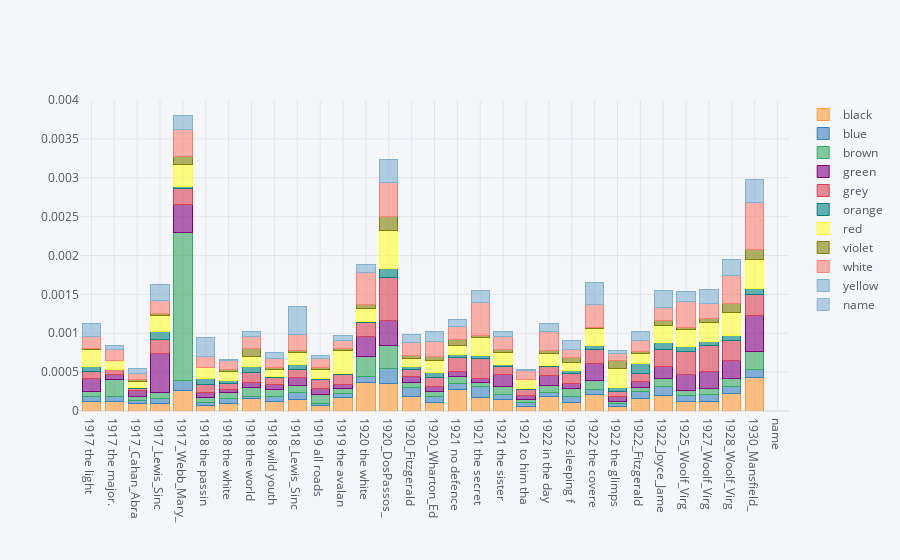

Write notebook code for a chart like this one.
### Code cell
df.T.iplot(kind='bar', barmode='stack')

### Figure 1 — Plotly figure (JSON) as saved in the notebook; plotly's stock layout.template omitted (floating-point values rounded to 4 significant figures)
{"data": [{"marker": {"color": "rgba(255, 153, 51, 0.6)", "line": {"color": "rgba(255, 153, 51, 1.0)", "width": 1}}, "name": "black", "orientation": "v", "text": "", "type": "bar", "x": ["1917 the light ", "1917 the major.", "1917_Cahan_Abra", "1917_Lewis_Sinc", "1917_Webb_Mary_", "1918 the passin", "1918 the white ", "1918 the world ", "1918 wild youth", "1918_Lewis_Sinc", "1919 all roads ", "1919 the avalan", "1920 the white ", "1920_DosPassos_", "1920_Fitzgerald", "1920_Wharton_Ed", "1921 no defence", "1921 the secret", "1921 the sister", "1921 to him tha", "1922 in the day", "1922 sleeping f", "1922 the covere", "1922 the glimps", "1922_Fitzgerald", "1922_Joyce_Jame", "1925_Woolf_Virg", "1927_Woolf_Virg", "1928_Woolf_Virg", "1930_Mansfield_", "name"], "y": [0.0001195, 0.0001209, 9.976e-05, 9.167e-05, 0.0002679, 6.891e-05, 0.0001014, 0.0001582, 0.000118, 0.0001536, 6.809e-05, 0.0001673, 0.0003664, 0.000354, 0.0001836, 0.0001115, 0.0002739, 0.0001782, 0.0001525, 5.99e-05, 0.0001805, 0.0001061, 0.0002105, 6.183e-05, 0.000163, 0.0002031, 0.0001209, 0.0001163, 0.0002221, 0.0004325, "black"]}, {"marker": {"color": "rgba(55, 128, 191, 0.6)", "line": {"color": "rgba(55, 128, 191, 1.0)", "width": 1}}, "name": "blue", "orientation": "v", "text": "", "type": "bar", "x": ["1917 the light ", "1917 the major.", "1917_Cahan_Abra", "1917_Lewis_Sinc", "1917_Webb_Mary_", "1918 the passin", "1918 the white ", "1918 the world ", "1918 wild youth", "1918_Lewis_Sinc", "1919 all roads ", "1919 the avalan", "1920 the white ", "1920_DosPassos_", "1920_Fitzgerald", "1920_Wharton_Ed", "1921 no defence", "1921 the secret", "1921 the sister", "1921 to him tha", "1922 in the day", "1922 sleeping f", "1922 the covere", "1922 the glimps", "1922_Fitzgerald", "1922_Joyce_Jame", "1925_Woolf_Virg", "1927_Woolf_Virg", "1928_Woolf_Virg", "1930_Mansfield_", "name"], "y": [6.081e-05, 6.798e-05, 3.647e-05, 7.501e-05, 0.0001285, 3.938e-05, 6.406e-05, 2.844e-05, 7.47e-05, 8.725e-05, 2.918e-05, 5.283e-05, 8.042e-05, 0.0001945, 0.0001232, 6.863e-05, 7.51e-05, 0.0001341, 5.401e-05, 4.659e-05, 5.342e-05, 7.87e-05, 6.736e-05, 3.625e-05, 8.977e-05, 0.0001104, 7.692e-05, 9.301e-05, 9.745e-05, 9.766e-05, "blue"]}, {"marker": {"color": "rgba(50, 171, 96, 0.6)", "line": {"color": "rgba(50, 171, 96, 1.0)", "width": 1}}, "name": "brown", "orientation": "v", "text": "", "type": "bar", "x": ["1917 the light ", "1917 the major.", "1917_Cahan_Abra", "1917_Lewis_Sinc", "1917_Webb_Mary_", "1918 the passin", "1918 the white ", "1918 the world ", "1918 wild youth", "1918_Lewis_Sinc", "1919 all roads ", "1919 the avalan", "1920 the white ", "1920_DosPassos_", "1920_Fitzgerald", "1920_Wharton_Ed", "1921 no defence", "1921 the secret", "1921 the sister", "1921 to him tha", "1922 in the day", "1922 sleeping f", "1922 the covere", "1922 the glimps", "1922_Fitzgerald", "1922_Joyce_Jame", "1925_Woolf_Virg", "1927_Woolf_Virg", "1928_Woolf_Virg", "1930_Mansfield_", "name"], "y": [6.5e-05, 0.0002115, 5.578e-05, 7.501e-05, 0.001901, 5.906e-05, 6.94e-05, 0.0001155, 8.257e-05, 8.535e-05, 0.0001206, 7.044e-05, 0.0002502, 0.000291, 6.521e-05, 7.035e-05, 9.056e-05, 5.939e-05, 0.0001112, 3.994e-05, 9.395e-05, 0.0001027, 0.0001095, 2.772e-05, 5.524e-05, 0.0001051, 6.868e-05, 7.751e-05, 9.292e-05, 0.0002302, "brown"]}, {"marker": {"color": "rgba(128, 0, 128, 0.6)", "line": {"color": "rgba(128, 0, 128, 1.0)", "width": 1}}, "name": "green", "orientation": "v", "text": "", "type": "bar", "x": ["1917 the light ", "1917 the major.", "1917_Cahan_Abra", "1917_Lewis_Sinc", "1917_Webb_Mary_", "1918 the passin", "1918 the white ", "1918 the world ", "1918 wild youth", "1918_Lewis_Sinc", "1919 all roads ", "1919 the avalan", "1920 the white ", "1920_DosPassos_", "1920_Fitzgerald", "1920_Wharton_Ed", "1921 no defence", "1921 the secret", "1921 the sister", "1921 to him tha", "1922 in the day", "1922 sleeping f", "1922 the covere", "1922 the glimps", "1922_Fitzgerald", "1922_Joyce_Jame", "1925_Woolf_Virg", "1927_Woolf_Virg", "1928_Woolf_Virg", "1930_Mansfield_", "name"], "y": [0.0001677, 6.496e-05, 6.758e-05, 0.0005, 0.0003615, 7.383e-05, 3.737e-05, 5.866e-05, 6.291e-05, 0.0001043, 6.809e-05, 4.403e-05, 0.0002591, 0.0003286, 7.245e-05, 6.863e-05, 6.405e-05, 4.407e-05, 0.0001477, 5.103e-05, 0.0001271, 6.844e-05, 0.0002252, 6.183e-05, 7.457e-05, 0.0001577, 0.0002006, 0.0002196, 0.0002312, 0.0004674, "green"]}, {"marker": {"color": "rgba(219, 64, 82, 0.6)", "line": {"color": "rgba(219, 64, 82, 1.0)", "width": 1}}, "name": "grey", "orientation": "v", "text": "", "type": "bar", "x": ["1917 the light ", "1917 the major.", "1917_Cahan_Abra", "1917_Lewis_Sinc", "1917_Webb_Mary_", "1918 the passin", "1918 the white ", "1918 the world ", "1918 wild youth", "1918_Lewis_Sinc", "1919 all roads ", "1919 the avalan", "1920 the white ", "1920_DosPassos_", "1920_Fitzgerald", "1920_Wharton_Ed", "1921 no defence", "1921 the secret", "1921 the sister", "1921 to him tha", "1922 in the day", "1922 sleeping f", "1922 the covere", "1922 the glimps", "1922_Fitzgerald", "1922_Joyce_Jame", "1925_Woolf_Virg", "1927_Woolf_Virg", "1928_Woolf_Virg", "1930_Mansfield_", "name"], "y": [9.016e-05, 6.345e-05, 3.433e-05, 0.000175, 0.0001982, 9.352e-05, 8.008e-05, 0.0001298, 9.043e-05, 0.0001081, 0.0001167, 0.0001409, 0.0001787, 0.0005539, 9.419e-05, 0.0001081, 0.0001877, 0.0002606, 0.0001017, 7.987e-05, 0.0001197, 0.00013, 0.0001768, 5.757e-05, 0.000105, 0.0002142, 0.0002967, 0.0003385, 0.0002584, 0.000272, "grey"]}, {"marker": {"color": "rgba(0, 128, 128, 0.6)", "line": {"color": "rgba(0, 128, 128, 1.0)", "width": 1}}, "name": "orange", "orientation": "v", "text": "", "type": "bar", "x": ["1917 the light ", "1917 the major.", "1917_Cahan_Abra", "1917_Lewis_Sinc", "1917_Webb_Mary_", "1918 the passin", "1918 the white ", "1918 the world ", "1918 wild youth", "1918_Lewis_Sinc", "1919 all roads ", "1919 the avalan", "1920 the white ", "1920_DosPassos_", "1920_Fitzgerald", "1920_Wharton_Ed", "1921 no defence", "1921 the secret", "1921 the sister", "1921 to him tha", "1922 in the day", "1922 sleeping f", "1922 the covere", "1922 the glimps", "1922_Fitzgerald", "1922_Joyce_Jame", "1925_Woolf_Virg", "1927_Woolf_Virg", "1928_Woolf_Virg", "1930_Mansfield_", "name"], "y": [6.29e-05, 9.064e-06, 9.654e-06, 0.0001042, 2.613e-05, 8.367e-05, 4.271e-05, 7.999e-05, 1.966e-05, 6.449e-05, 1.556e-05, 1.321e-05, 1.787e-05, 0.0001126, 3.14e-05, 6.349e-05, 3.755e-05, 3.64e-05, 3.018e-05, 8.875e-06, 5.526e-06, 3.422e-05, 5.052e-05, 5.331e-05, 0.0001284, 9.003e-05, 6.868e-05, 5.426e-05, 7.026e-05, 6.975e-05, "orange"]}, {"marker": {"color": "rgba(255, 255, 51, 0.6)", "line": {"color": "rgba(255, 255, 51, 1.0)", "width": 1}}, "name": "red", "orientation": "v", "text": "", "type": "bar", "x": ["1917 the light ", "1917 the major.", "1917_Cahan_Abra", "1917_Lewis_Sinc", "1917_Webb_Mary_", "1918 the passin", "1918 the white ", "1918 the world ", "1918 wild youth", "1918_Lewis_Sinc", "1919 all roads ", "1919 the avalan", "1920 the white ", "1920_DosPassos_", "1920_Fitzgerald", "1920_Wharton_Ed", "1921 no defence", "1921 the secret", "1921 the sister", "1921 to him tha", "1922 in the day", "1922 sleeping f", "1922 the covere", "1922 the glimps", "1922_Fitzgerald", "1922_Joyce_Jame", "1925_Woolf_Virg", "1927_Woolf_Virg", "1928_Woolf_Virg", "1930_Mansfield_", "name"], "y": [0.0002244, 0.0001103, 7.401e-05, 0.0002125, 0.0002918, 0.0001378, 0.0001121, 0.0001244, 8.257e-05, 0.0001461, 0.0001187, 0.0002862, 0.0001608, 0.0004881, 0.0001111, 0.0001527, 0.0001171, 0.0002357, 0.0001525, 0.0001198, 0.0001658, 0.0001095, 0.0002273, 0.0002452, 0.0001174, 0.0002208, 0.0002143, 0.0002429, 0.0002992, 0.0003767, "red"]}, {"marker": {"color": "rgba(128, 128, 0, 0.6)", "line": {"color": "rgba(128, 128, 0, 1.0)", "width": 1}}, "name": "violet", "orientation": "v", "text": "", "type": "bar", "x": ["1917 the light ", "1917 the major.", "1917_Cahan_Abra", "1917_Lewis_Sinc", "1917_Webb_Mary_", "1918 the passin", "1918 the white ", "1918 the world ", "1918 wild youth", "1918_Lewis_Sinc", "1919 all roads ", "1919 the avalan", "1920 the white ", "1920_DosPassos_", "1920_Fitzgerald", "1920_Wharton_Ed", "1921 no defence", "1921 the secret", "1921 the sister", "1921 to him tha", "1922 in the day", "1922 sleeping f", "1922 the covere", "1922 the glimps", "1922_Fitzgerald", "1922_Joyce_Jame", "1925_Woolf_Virg", "1927_Woolf_Virg", "1928_Woolf_Virg", "1930_Mansfield_", "name"], "y": [1.258e-05, 7.553e-06, 2.145e-05, 1.667e-05, 9.801e-05, "", 2.669e-05, 0.0001067, 2.359e-05, 2.655e-05, 1.945e-05, 3.522e-05, 6.255e-05, 0.000177, 3.14e-05, 5.834e-05, 7.731e-05, 2.491e-05, 4.289e-05, 2.219e-06, 3.132e-05, 6.501e-05, 1.053e-05, 0.0001045, 2.624e-05, 6.177e-05, 3.297e-05, 5.426e-05, 0.0001178, 0.0001256, "violet"]}, {"marker": {"color": "rgba(251, 128, 114, 0.6)", "line": {"color": "rgba(251, 128, 114, 1.0)", "width": 1}}, "name": "white", "orientation": "v", "text": "", "type": "bar", "x": ["1917 the light ", "1917 the major.", "1917_Cahan_Abra", "1917_Lewis_Sinc", "1917_Webb_Mary_", "1918 the passin", "1918 the white ", "1918 the world ", "1918 wild youth", "1918_Lewis_Sinc", "1919 all roads ", "1919 the avalan", "1920 the white ", "1920_DosPassos_", "1920_Fitzgerald", "1920_Wharton_Ed", "1921 no defence", "1921 the secret", "1921 the sister", "1921 to him tha", "1922 in the day", "1922 sleeping f", "1922 the covere", "1922 the glimps", "1922_Fitzgerald", "1922_Joyce_Jame", "1925_Woolf_Virg", "1927_Woolf_Virg", "1928_Woolf_Virg", "1930_Mansfield_", "name"], "y": [0.0001615, 0.0001344, 8.367e-05, 0.0001667, 0.0003485, 0.0001427, 0.0001121, 0.00016, 0.000118, 0.0002105, 0.0001226, 9.245e-05, 0.0004021, 0.0004426, 0.0001666, 0.0001922, 0.0001612, 0.0004234, 0.000162, 0.0001132, 0.0002468, 9.239e-05, 0.0002905, 8.742e-05, 0.0001491, 0.000165, 0.0003324, 0.0001809, 0.0003558, 0.0006069, "white"]}, {"marker": {"color": "rgba(128, 177, 211, 0.6)", "line": {"color": "rgba(128, 177, 211, 1.0)", "width": 1}}, "name": "yellow", "orientation": "v", "text": "", "type": "bar", "x": ["1917 the light ", "1917 the major.", "1917_Cahan_Abra", "1917_Lewis_Sinc", "1917_Webb_Mary_", "1918 the passin", "1918 the white ", "1918 the world ", "1918 wild youth", "1918_Lewis_Sinc", "1919 all roads ", "1919 the avalan", "1920 the white ", "1920_DosPassos_", "1920_Fitzgerald", "1920_Wharton_Ed", "1921 no defence", "1921 the secret", "1921 the sister", "1921 to him tha", "1922 in the day", "1922 sleeping f", "1922 the covere", "1922 the glimps", "1922_Fitzgerald", "1922_Joyce_Jame", "1925_Woolf_Virg", "1927_Woolf_Virg", "1928_Woolf_Virg", "1930_Mansfield_", "name"], "y": [0.0001573, 5.74e-05, 6.436e-05, 0.0002042, 0.0001786, 0.000251, 1.602e-05, 6.044e-05, 8.65e-05, 0.0003623, 4.085e-05, 7.484e-05, 0.0001072, 0.0002991, 0.0001063, 0.0001235, 8.614e-05, 0.0001533, 6.195e-05, 1.331e-05, 9.763e-05, 0.0001198, 0.0002821, 4.904e-05, 0.0001132, 0.0002202, 0.0001264, 0.0001886, 0.0002062, 0.0002999, "yellow"]}, {"marker": {"color": "rgba(128, 177, 211, 0.6)", "line": {"color": "rgba(128, 177, 211, 0.8999999999999999)", "width": 1}}, "name": "name", "orientation": "v", "text": "", "type": "bar", "x": ["1917 the light ", "1917 the major.", "1917_Cahan_Abra", "1917_Lewis_Sinc", "1917_Webb_Mary_", "1918 the passin", "1918 the white ", "1918 the world ", "1918 wild youth", "1918_Lewis_Sinc", "1919 all roads ", "1919 the avalan", "1920 the white ", "1920_DosPassos_", "1920_Fitzgerald", "1920_Wharton_Ed", "1921 no defence", "1921 the secret", "1921 the sister", "1921 to him tha", "1922 in the day", "1922 sleeping f", "1922 the covere", "1922 the glimps", "1922_Fitzgerald", "1922_Joyce_Jame", "1925_Woolf_Virg", "1927_Woolf_Virg", "1928_Woolf_Virg", "1930_Mansfield_", "name"], "y": ["1917 the light ", "1917 the major.", "1917_Cahan_Abra", "1917_Lewis_Sinc", "1917_Webb_Mary_", "1918 the passin", "1918 the white ", "1918 the world ", "1918 wild youth", "1918_Lewis_Sinc", "1919 all roads ", "1919 the avalan", "1920 the white ", "1920_DosPassos_", "1920_Fitzgerald", "1920_Wharton_Ed", "1921 no defence", "1921 the secret", "1921 the sister", "1921 to him tha", "1922 in the day", "1922 sleeping f", "1922 the covere", "1922 the glimps", "1922_Fitzgerald", "1922_Joyce_Jame", "1925_Woolf_Virg", "1927_Woolf_Virg", "1928_Woolf_Virg", "1930_Mansfield_", "name"]}], "layout": {"barmode": "stack", "legend": {"bgcolor": "#F5F6F9", "font": {"color": "#4D5663"}, "traceorder": "normal"}, "paper_bgcolor": "#F5F6F9", "plot_bgcolor": "#F5F6F9", "title": {"font": {"color": "#4D5663"}}, "xaxis": {"gridcolor": "#E1E5ED", "showgrid": true, "tickfont": {"color": "#4D5663"}, "title": {"font": {"color": "#4D5663"}, "text": ""}, "zerolinecolor": "#E1E5ED"}, "yaxis": {"gridcolor": "#E1E5ED", "showgrid": true, "tickfont": {"color": "#4D5663"}, "title": {"font": {"color": "#4D5663"}, "text": ""}, "zerolinecolor": "#E1E5ED"}}}
